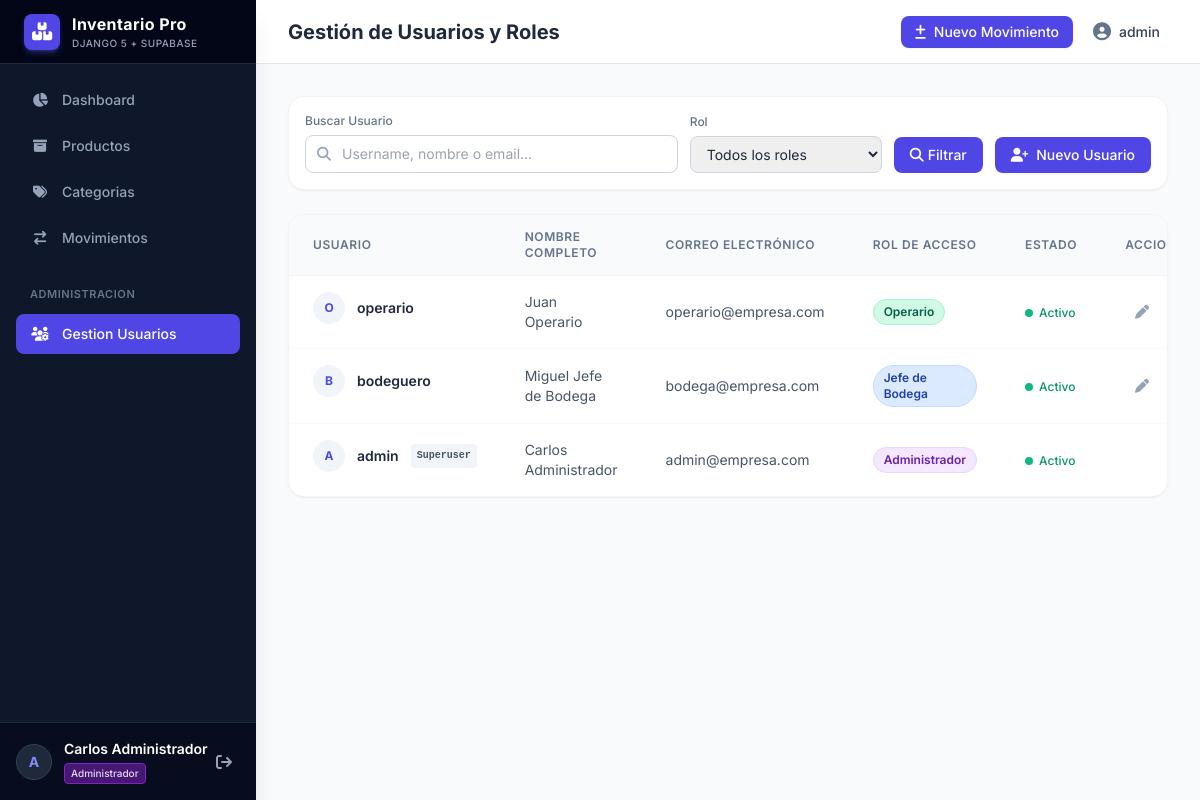
The page /users/ (signed in) on the database its author committed.
### inventory/models.py (models this page shows, shortened)
class CustomUser(AbstractUser):
    class Role(models.TextChoices):
        ADMIN = 'admin', _('Administrador')
        BODEGUERO = 'bodeguero', _('Jefe de Bodega')
        OPERARIO = 'operario', _('Operario')
    role = models.CharField(
        max_length=20,
        choices=Role.choices,
        default=Role.OPERARIO,
        verbose_name=_('Rol'),
        help_text=_('Define el perfil de acceso y permisos dentro del sistema.')
    )
    class Meta:
        verbose_name = _('Usuario')
        verbose_name_plural = _('Usuarios')
        ordering = ['id']
    @property
    def is_admin_role(self):
        return self.role.lower() == self.Role.ADMIN or self.is_superuser

### inventory/views.py (the view)
# urls.py: path('users/', user_list_view, name='user_list'),
@admin_required
def user_list_view(request):
    query = request.GET.get('q', '').strip()
    role_filter = request.GET.get('role', '')
    users = CustomUser.objects.all().order_by('-date_joined')
    if query:
        users = users.filter(
            Q(username__icontains=query) | Q(email__icontains=query) | Q(first_name__icontains=query) | Q(last_name__icontains=query)
        )
    if role_filter:
        users = users.filter(role=role_filter.lower())
    return render(request, 'inventory/user_list.html', {
        'users': users,
        'query': query,
        'selected_role': role_filter,
        'roles': CustomUser.Role.choices
    })

### templates/inventory/user_list.html (shortened to what this page needs)
{% extends 'base.html' %}
{% block header_title %}Gestión de Usuarios y Roles{% endblock %}
{% block content %}
<div class="bg-white rounded-2xl p-4 shadow-sm border border-slate-100 mb-6">
    <div class="flex flex-col sm:flex-row justify-between items-end gap-3">
        <form method="get" class="flex flex-1 flex-col sm:flex-row gap-3 items-end w-full">
            <div class="flex-1 w-full">
                <label class="block text-xs font-medium text-slate-500 mb-1.5">Buscar Usuario</label>
                <div class="relative">
                    <i class="fa-solid fa-magnifying-glass absolute left-3 top-1/2 -translate-y-1/2 text-slate-400 text-sm"></i>
                    <input type="text" name="q" value="{{ query }}" placeholder="Username, nombre o email..."
                        class="w-full pl-9 pr-4 py-2 rounded-lg border border-slate-300 text-sm focus:ring-2 focus:ring-indigo-500 outline-none">
                </div>
            </div>
            <div class="sm:w-48 w-full">
                <label class="block text-xs font-medium text-slate-500 mb-1.5">Rol</label>
                <select name="role" class="w-full px-3 py-2 rounded-lg border border-slate-300 text-sm focus:ring-2 focus:ring-indigo-500 outline-none">
                    <option value="">Todos los roles</option>
                </select>
            </div>
            <div class="flex gap-2">
                <button type="submit" class="px-4 py-2 rounded-lg bg-indigo-600 text-white text-sm font-medium hover:bg-indigo-700 transition-colors">
                    <i class="fa-solid fa-search mr-1"></i>Filtrar
                </button>
            </div>
        </form>
        <a href="{% url 'user_create' %}" class="inline-flex items-center gap-2 px-4 py-2 rounded-lg bg-indigo-600 text-white text-sm font-medium hover:bg-indigo-700 transition-colors shadow-sm shrink-0">
            <i class="fa-solid fa-user-plus"></i> Nuevo Usuario
        </a>
    </div>
</div>
<div class="bg-white rounded-2xl shadow-sm border border-slate-100 overflow-hidden">
    <div class="overflow-x-auto">
        <table class="w-full text-sm">
            <thead>
                <tr class="bg-slate-50 border-b border-slate-100 text-left">
                    <th class="px-6 py-3.5 text-xs font-semibold text-slate-500 uppercase tracking-wider">Usuario</th>
                    <th class="px-6 py-3.5 text-xs font-semibold text-slate-500 uppercase tracking-wider">Nombre Completo</th>
                    <th class="px-6 py-3.5 text-xs font-semibold text-slate-500 uppercase tracking-wider">Correo Electrónico</th>
                    <th class="px-6 py-3.5 text-xs font-semibold text-slate-500 uppercase tracking-wider">Rol de Acceso</th>
                    <th class="px-6 py-3.5 text-xs font-semibold text-slate-500 uppercase tracking-wider">Estado</th>
                    <th class="px-6 py-3.5 text-xs font-semibold text-slate-500 uppercase tracking-wider text-right">Acciones</th>
                </tr>
            </thead>
            <tbody class="divide-y divide-slate-50">
                {% for u in users %}
                <tr class="hover:bg-slate-50/50 transition-colors">
                    <td class="px-6 py-4 font-semibold text-slate-800 flex items-center gap-3">
                        <div class="w-8 h-8 rounded-full bg-slate-100 flex items-center justify-center font-bold text-xs text-indigo-600">
                            {{ u.username|make_list|first|upper }}
                        </div>
                        <span>{{ u.username }}</span>
                        {% if u.is_superuser %}
                        <span class="text-[10px] bg-slate-100 text-slate-600 px-1.5 py-0.5 rounded font-mono">Superuser</span>
                        {% endif %}
                    </td>
                    <td class="px-6 py-4 text-slate-600">
                        {{ u.get_full_name|default:"-" }}
                    </td>
                    <td class="px-6 py-4 text-slate-600">
                        {{ u.email|default:"-" }}
                    </td>
                    <td class="px-6 py-4">
                        <span class="inline-flex items-center px-2.5 py-1 rounded-full text-xs font-semibold
                            {% if u.role == 'admin' %}bg-purple-100 text-purple-800 border border-purple-200
                            {% elif u.role == 'bodeguero' %}bg-blue-100 text-blue-800 border border-blue-200
                            {% else %}bg-emerald-100 text-emerald-800 border border-emerald-200{% endif %}">
                            {{ u.get_role_display }}
                        </span>
                    </td>
                    <td class="px-6 py-4">
                        {% if u.is_active %}
                        <span class="inline-flex items-center gap-1.5 text-xs text-emerald-600 font-medium">
                            <span class="w-2 h-2 rounded-full bg-emerald-500"></span> Activo
                        </span>
                        {% else %}
                        <span class="inline-flex items-center gap-1.5 text-xs text-rose-600 font-medium">
                            <span class="w-2 h-2 rounded-full bg-rose-500"></span> Inactivo
                        </span>
                        {% endif %}
                    </td>
                    <td class="px-6 py-4 text-right">
                        <div class="flex items-center justify-end gap-2">
                            <a href="{% url 'user_update' u.pk %}" class="p-1.5 rounded-lg text-slate-400 hover:text-indigo-600 hover:bg-indigo-50 transition-colors" title="Editar usuario">
                                <i class="fa-solid fa-pen"></i>
                            </a>
                            {% if u != request.user %}
                            <a href="{% url 'user_toggle_status' u.pk %}" class="p-1.5 rounded-lg text-slate-400 hover:text-amber-600 hover:bg-amber-50 transition-colors" title="{% if u.is_active %}Desactivar{% else %}Activar{% endif %}">
                            </a>
                            {% endif %}
                        </div>
                    </td>
                </tr>
                {% empty %}
                <tr>
                    <td colspan="6" class="px-6 py-10 text-center text-slate-400 text-sm">
                        No se encontraron usuarios.
                    </td>
                </tr>
                {% endfor %}
            </tbody>
        </table>
    </div>
</div>
{% endblock %}

### templates/base.html (shortened to what this page needs)
<!DOCTYPE html>
<html lang="es" class="h-full bg-slate-50">
<head>
    <script src="https://cdn.tailwindcss.com"></script>
    <link rel="stylesheet" href="https://cdnjs.cloudflare.com/ajax/libs/font-awesome/6.5.1/css/all.min.css">
</head>
<body class="h-full text-slate-800 antialiased" x-data="{ sidebarOpen: false }">
    <div class="min-h-full flex">
        <aside
            :class="sidebarOpen ? 'translate-x-0' : '-translate-x-full'"
            class="fixed inset-y-0 left-0 z-50 w-64 bg-slate-900 text-slate-300 transition-transform duration-300 ease-in-out md:translate-x-0 md:static md:inset-0 flex flex-col justify-between shadow-xl"
        >
            <div>
                <div class="h-16 flex items-center px-6 bg-slate-950 border-b border-slate-800">
                    <div class="flex items-center gap-3">
                        <div class="w-9 h-9 rounded-lg bg-indigo-600 flex items-center justify-center text-white shadow-md shadow-indigo-500/30">
                            <i class="fa-solid fa-boxes-stacked text-lg"></i>
                        </div>
                        <div>
                            <span class="font-bold text-white tracking-wide text-base">Inventario Pro</span>
                            <span class="block text-[10px] text-slate-400 font-medium uppercase tracking-wider">Django 5 + Supabase</span>
                        </div>
                    </div>
                </div>
                <nav class="p-4 space-y-1.5">
                    <a href="{% url 'dashboard' %}" class="flex items-center gap-3 px-3.5 py-2.5 rounded-lg text-sm font-medium transition-colors {% if request.resolver_match.url_name == 'dashboard' %}bg-indigo-600 text-white shadow-sm{% else %}hover:bg-slate-800 hover:text-white text-slate-400{% endif %}">
                        <i class="fa-solid fa-chart-pie w-5 text-center"></i>
                        <span>Dashboard</span>
                    </a>
                    <a href="{% url 'product_list' %}" class="flex items-center gap-3 px-3.5 py-2.5 rounded-lg text-sm font-medium transition-colors {% if 'product' in request.resolver_match.url_name %}bg-indigo-600 text-white shadow-sm{% else %}hover:bg-slate-800 hover:text-white text-slate-400{% endif %}">
                        <i class="fa-solid fa-box-archive w-5 text-center"></i>
                        <span>Productos</span>
                    </a>
                    <a href="{% url 'category_list' %}" class="flex items-center gap-3 px-3.5 py-2.5 rounded-lg text-sm font-medium transition-colors {% if 'category' in request.resolver_match.url_name %}bg-indigo-600 text-white shadow-sm{% else %}hover:bg-slate-800 hover:text-white text-slate-400{% endif %}">
                        <i class="fa-solid fa-tags w-5 text-center"></i>
                        <span>Categorias</span>
                    </a>
                    <a href="{% url 'transaction_list' %}" class="flex items-center gap-3 px-3.5 py-2.5 rounded-lg text-sm font-medium transition-colors {% if 'transaction' in request.resolver_match.url_name %}bg-indigo-600 text-white shadow-sm{% else %}hover:bg-slate-800 hover:text-white text-slate-400{% endif %}">
                        <i class="fa-solid fa-arrow-right-arrow-left w-5 text-center"></i>
                        <span>Movimientos</span>
                    </a>
                    {% if user.is_admin_role %}
                    <div class="pt-4 pb-1">
                        <span class="px-3.5 text-[11px] font-semibold text-slate-500 uppercase tracking-wider">Administracion</span>
                    </div>
                    <a href="{% url 'user_list' %}" class="flex items-center gap-3 px-3.5 py-2.5 rounded-lg text-sm font-medium transition-colors {% if 'user' in request.resolver_match.url_name %}bg-indigo-600 text-white shadow-sm{% else %}hover:bg-slate-800 hover:text-white text-slate-400{% endif %}">
                        <i class="fa-solid fa-users-gear w-5 text-center"></i>
                        <span>Gestion Usuarios</span>
                    </a>
                    {% endif %}
                </nav>
            </div>
            <div class="p-4 border-t border-slate-800 bg-slate-950/60">
                <div class="flex items-center justify-between">
                    <div class="flex items-center gap-3 overflow-hidden">
                        <div class="w-9 h-9 rounded-full bg-slate-800 border border-slate-700 flex items-center justify-center font-bold text-sm text-indigo-400 shrink-0">
                            {{ user.username|make_list|first|upper }}
                        </div>
                        <div class="truncate">
                            <p class="text-sm font-semibold text-white truncate">{{ user.get_full_name|default:user.username }}</p>
                            <span class="inline-flex items-center px-1.5 py-0.5 rounded text-[10px] font-medium
                                {% if user.role == 'admin' %}bg-purple-900/80 text-purple-200 border border-purple-700
                                {% elif user.role == 'bodeguero' %}bg-blue-900/80 text-blue-200 border border-blue-700
                                {% else %}bg-emerald-900/80 text-emerald-200 border border-emerald-700{% endif %}">
                                {{ user.get_role_display }}
                            </span>
                        </div>
                    </div>
                    <a href="{% url 'logout' %}" title="Cerrar sesion" class="p-2 text-slate-400 hover:text-rose-400 hover:bg-slate-800 rounded-lg transition-colors">
                        <i class="fa-solid fa-arrow-right-from-bracket"></i>
                    </a>
                </div>
            </div>
        </aside>
        <div class="flex-1 flex flex-col min-w-0 overflow-hidden">
            <header class="h-16 bg-white border-b border-slate-200 flex items-center justify-between px-4 sm:px-6 lg:px-8 shrink-0">
                <div class="flex items-center gap-4">
                    <h1 class="text-lg sm:text-xl font-bold text-slate-800">
                        {% block header_title %}Panel de Control{% endblock %}
                    </h1>
                </div>
                <div class="flex items-center gap-3">
                    <a href="{% url 'transaction_create' %}" class="inline-flex items-center gap-2 px-3.5 py-1.5 rounded-lg bg-indigo-600 text-white hover:bg-indigo-700 text-sm font-medium shadow-sm transition-all">
                        <i class="fa-solid fa-plus-minus"></i>
                        <span class="hidden sm:inline">Nuevo Movimiento</span>
                    </a>
                    <a href="{% url 'profile' %}" class="p-2 text-slate-500 hover:text-slate-700 rounded-lg hover:bg-slate-100 text-sm flex items-center gap-2">
                        <i class="fa-solid fa-user-circle text-lg"></i>
                        <span class="hidden md:inline font-medium text-slate-700">{{ user.username }}</span>
                    </a>
                </div>
            </header>
            <main class="flex-1 overflow-y-auto p-4 sm:p-6 lg:p-8 bg-slate-50">
                {% block content %}{% endblock %}
            </main>
        </div>
    </div>
</body>
</html>

### templates/base.html (style rules this page uses)
body { font-family: 'Inter', sans-serif; }

### rows shown on the page
CustomUser: username|make_list "A", get_full_name "Carlos Administrador", role "Administrador", username "admin", is_superuser "Superuser", email "admin@empresa.com", is_active True (drawn)
CustomUser: username|make_list "O", username "operario", get_full_name "Juan Operario", email "operario@empresa.com", role "Operario", is_active True (drawn)
CustomUser: username|make_list "B", username "bodeguero", get_full_name "Miguel Jefe de Bodega", email "bodega@empresa.com", role "Jefe de Bodega", is_active True (drawn)
